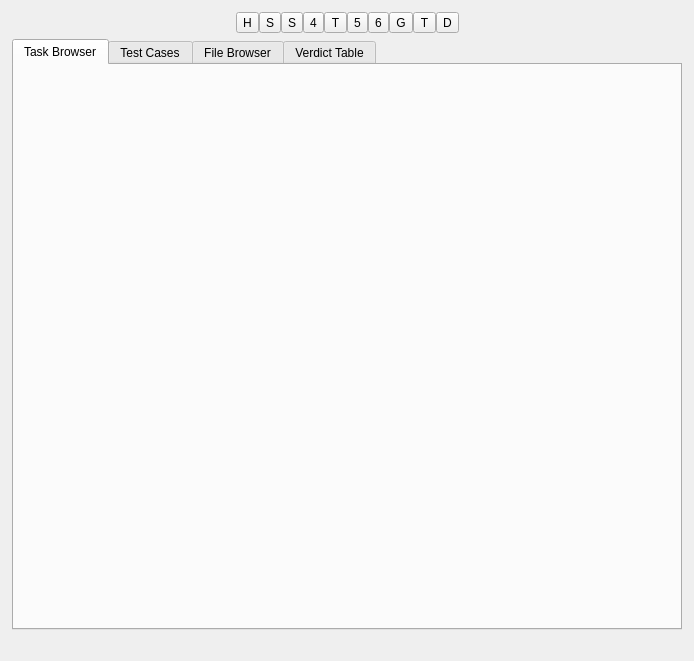
<?xml version="1.0" encoding="UTF-8"?>
<ui version="4.0">
 <class>TaskComposerM</class>
 <widget class="QMainWindow" name="TaskComposerM">
  <property name="geometry">
   <rect>
    <x>0</x>
    <y>0</y>
    <width>694</width>
    <height>661</height>
   </rect>
  </property>
  <property name="windowTitle">
   <string>cchelper</string>
  </property>
  <widget class="QWidget" name="centralwidget">
   <layout class="QVBoxLayout" name="verticalLayout_2">
    <property name="leftMargin">
     <number>12</number>
    </property>
    <property name="topMargin">
     <number>12</number>
    </property>
    <property name="rightMargin">
     <number>12</number>
    </property>
    <property name="bottomMargin">
     <number>12</number>
    </property>
    <item>
     <layout class="QHBoxLayout" name="horizontalLayout_2">
      <property name="spacing">
       <number>0</number>
      </property>
      <item>
       <spacer name="horizontalSpacer_3">
        <property name="orientation">
         <enum>Qt::Horizontal</enum>
        </property>
        <property name="sizeHint" stdset="0">
         <size>
          <width>40</width>
          <height>20</height>
         </size>
        </property>
       </spacer>
      </item>
      <item>
       <widget class="QToolButton" name="helpButton">
        <property name="text">
         <string>H</string>
        </property>
       </widget>
      </item>
      <item>
       <widget class="QToolButton" name="settingButton">
        <property name="text">
         <string>S</string>
        </property>
       </widget>
      </item>
      <item>
       <widget class="QToolButton" name="solveButton">
        <property name="font">
         <font>
          <family>.AppleSystemUIFont</family>
         </font>
        </property>
        <property name="text">
         <string>S</string>
        </property>
       </widget>
      </item>
      <item>
       <widget class="QToolButton" name="buildButton">
        <property name="text">
         <string>4</string>
        </property>
        <property name="toolButtonStyle">
         <enum>Qt::ToolButtonIconOnly</enum>
        </property>
       </widget>
      </item>
      <item>
       <widget class="QToolButton" name="stopButton">
        <property name="text">
         <string>T</string>
        </property>
       </widget>
      </item>
      <item>
       <widget class="QToolButton" name="runButton">
        <property name="text">
         <string>5</string>
        </property>
        <property name="toolButtonStyle">
         <enum>Qt::ToolButtonIconOnly</enum>
        </property>
       </widget>
      </item>
      <item>
       <widget class="QToolButton" name="submitButton">
        <property name="sizePolicy">
         <sizepolicy hsizetype="Fixed" vsizetype="Fixed">
          <horstretch>0</horstretch>
          <verstretch>0</verstretch>
         </sizepolicy>
        </property>
        <property name="text">
         <string>6</string>
        </property>
        <property name="toolButtonStyle">
         <enum>Qt::ToolButtonIconOnly</enum>
        </property>
       </widget>
      </item>
      <item>
       <widget class="QToolButton" name="graphButton">
        <property name="text">
         <string>G</string>
        </property>
       </widget>
      </item>
      <item>
       <widget class="QToolButton" name="terminalButton">
        <property name="text">
         <string>T</string>
        </property>
       </widget>
      </item>
      <item>
       <widget class="QToolButton" name="dbButton">
        <property name="text">
         <string>D</string>
        </property>
       </widget>
      </item>
      <item>
       <spacer name="horizontalSpacer_4">
        <property name="orientation">
         <enum>Qt::Horizontal</enum>
        </property>
        <property name="sizeHint" stdset="0">
         <size>
          <width>40</width>
          <height>20</height>
         </size>
        </property>
       </spacer>
      </item>
     </layout>
    </item>
    <item>
     <widget class="QStackedWidget" name="stackedWidget">
      <widget class="QWidget" name="page">
       <layout class="QVBoxLayout" name="verticalLayout">
        <property name="leftMargin">
         <number>0</number>
        </property>
        <property name="topMargin">
         <number>0</number>
        </property>
        <property name="rightMargin">
         <number>0</number>
        </property>
        <property name="bottomMargin">
         <number>0</number>
        </property>
        <item>
         <widget class="QTabWidget" name="tabWidget">
          <property name="tabPosition">
           <enum>QTabWidget::North</enum>
          </property>
          <property name="tabShape">
           <enum>QTabWidget::Rounded</enum>
          </property>
          <property name="currentIndex">
           <number>0</number>
          </property>
          <property name="usesScrollButtons">
           <bool>true</bool>
          </property>
          <property name="documentMode">
           <bool>false</bool>
          </property>
          <property name="movable">
           <bool>true</bool>
          </property>
          <widget class="TaskBrowser" name="taskBrowser">
           <attribute name="title">
            <string>Task Browser</string>
           </attribute>
          </widget>
          <widget class="TestBrowser" name="testBrowser">
           <attribute name="title">
            <string>Test Cases</string>
           </attribute>
          </widget>
          <widget class="FileBrowser" name="fileBrowser">
           <attribute name="title">
            <string>File Browser</string>
           </attribute>
          </widget>
          <widget class="VerdictBrowser" name="verdictBrowser">
           <attribute name="title">
            <string>Verdict Table</string>
           </attribute>
          </widget>
         </widget>
        </item>
       </layout>
      </widget>
      <widget class="TerminalWidget" name="terminal"/>
     </widget>
    </item>
   </layout>
  </widget>
  <widget class="QStatusBar" name="statusbar">
   <property name="sizeGripEnabled">
    <bool>false</bool>
   </property>
  </widget>
 </widget>
 <customwidgets>
  <customwidget>
   <class>TerminalWidget</class>
   <extends>QWidget</extends>
   <header location="global">cchelper.terminal.qterminal.widget</header>
   <container>1</container>
  </customwidget>
  <customwidget>
   <class>VerdictBrowser</class>
   <extends>QWidget</extends>
   <header location="global">cchelper.verdictbrowser.verdictbrowser</header>
   <container>1</container>
  </customwidget>
  <customwidget>
   <class>FileBrowser</class>
   <extends>QWidget</extends>
   <header location="global">cchelper.filebrowser</header>
   <container>1</container>
  </customwidget>
  <customwidget>
   <class>TaskBrowser</class>
   <extends>QWidget</extends>
   <header location="global">cchelper.taskbrowser</header>
   <container>1</container>
  </customwidget>
  <customwidget>
   <class>TestBrowser</class>
   <extends>QWidget</extends>
   <header location="global">cchelper.testbrowser</header>
   <container>1</container>
  </customwidget>
 </customwidgets>
 <resources/>
 <connections/>
</ui>
